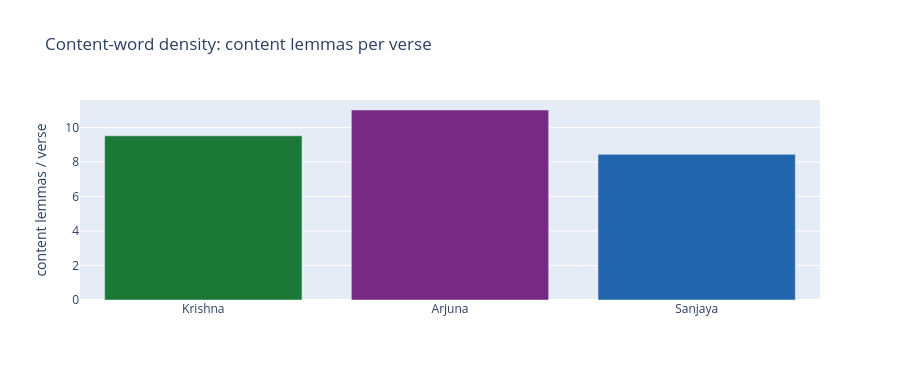

Notebook source saved alongside this figure:
### Markdown cell above
## 5. Lexical profile

### Code cell
# Content-word density (terms per verse) and vocabulary spread (types) per voice.
tokens = col_totals.rename("content_tokens")
types = (counts > 0).sum(axis=0).rename("distinct_lemmas")
verses = share.set_index("speaker")["verses"]
prof = pd.concat([verses, tokens, types], axis=1).dropna()
prof["tokens_per_verse"] = prof["content_tokens"] / prof["verses"]
# Type-token ratio is length-sensitive; shown with that caveat, not over-read.
prof["ttr"] = prof["distinct_lemmas"] / prof["content_tokens"]
prof = prof.loc[[s for s in main_speakers if s in prof.index]]
print(prof.round(3).to_string())

fig_lex = px.bar(
    prof.reset_index().rename(columns={"index": "speaker"}),
    x="speaker", y="tokens_per_verse", color="speaker",
    color_discrete_map=SPEAKER_COLOR,
    title="Content-word density: content lemmas per verse",
    labels=dict(tokens_per_verse="content lemmas / verse", speaker=""),
)
fig_lex.update_layout(height=380, showlegend=False)
export(fig_lex, "speaker_lexical_density.html")
fig_lex

### Figure 1 — Plotly figure (JSON) as saved in the notebook; plotly's stock layout.template omitted (floating-point values rounded to 4 significant figures)
{"data": [{"hovertemplate": "=%{x}<br>content lemmas / verse=%{y}<extra></extra>", "legendgroup": "Krishna", "marker": {"color": "#1b7837", "pattern": {"shape": ""}}, "name": "Krishna", "orientation": "v", "showlegend": true, "textposition": "auto", "type": "bar", "x": ["Krishna"], "xaxis": "x", "y": [9.524], "yaxis": "y"}, {"hovertemplate": "=%{x}<br>content lemmas / verse=%{y}<extra></extra>", "legendgroup": "Arjuna", "marker": {"color": "#762a83", "pattern": {"shape": ""}}, "name": "Arjuna", "orientation": "v", "showlegend": true, "textposition": "auto", "type": "bar", "x": ["Arjuna"], "xaxis": "x", "y": [11.02], "yaxis": "y"}, {"hovertemplate": "=%{x}<br>content lemmas / verse=%{y}<extra></extra>", "legendgroup": "Sanjaya", "marker": {"color": "#2166ac", "pattern": {"shape": ""}}, "name": "Sanjaya", "orientation": "v", "showlegend": true, "textposition": "auto", "type": "bar", "x": ["Sanjaya"], "xaxis": "x", "y": [8.45], "yaxis": "y"}], "layout": {"barmode": "relative", "height": 380, "legend": {"title": {"text": ""}, "tracegroupgap": 0}, "showlegend": false, "title": {"text": "Content-word density: content lemmas per verse"}, "xaxis": {"anchor": "y", "categoryarray": ["Krishna", "Arjuna", "Sanjaya"], "categoryorder": "array", "domain": [0.0, 1.0], "title": {"text": ""}}, "yaxis": {"anchor": "x", "domain": [0.0, 1.0], "title": {"text": "content lemmas / verse"}}}}
